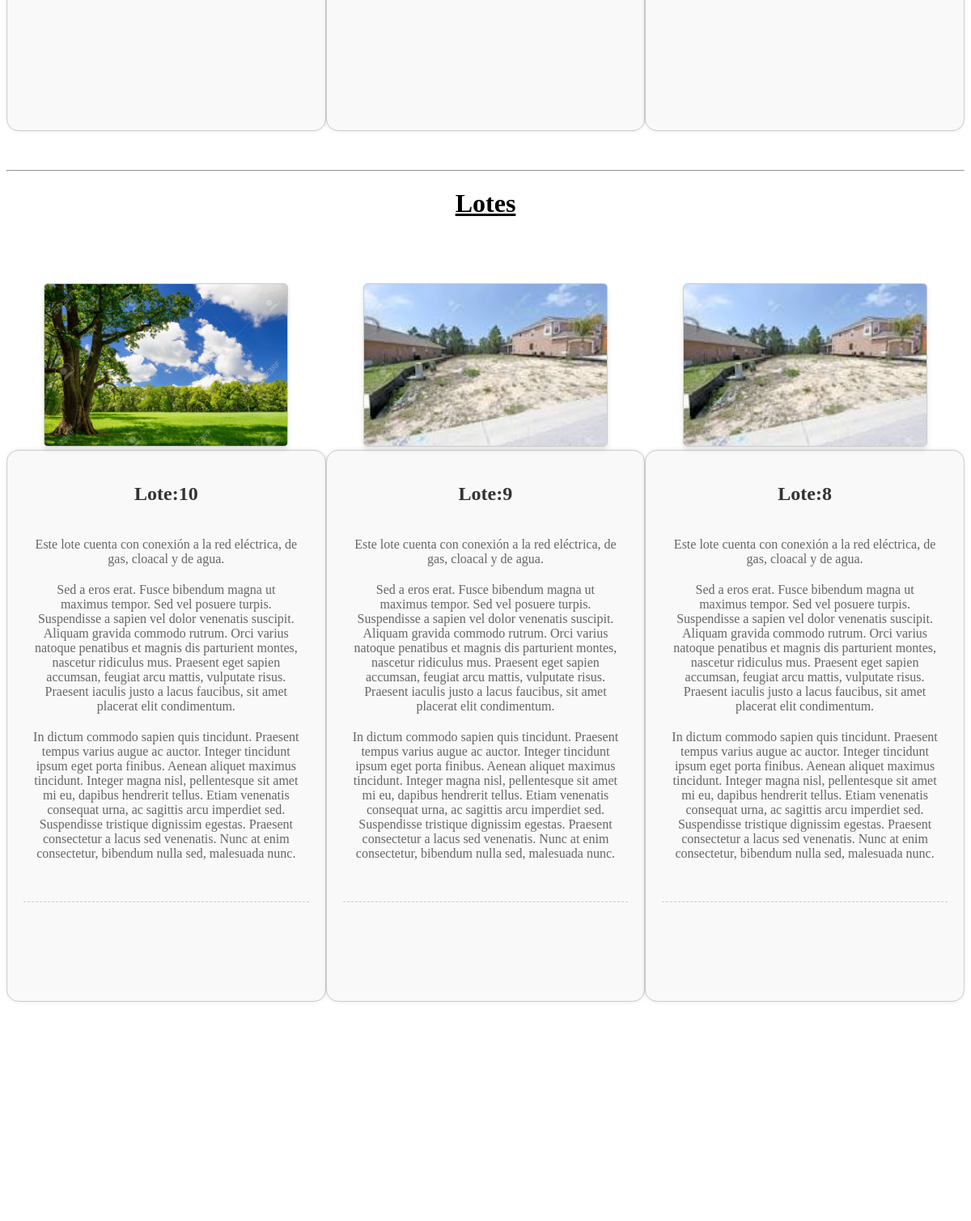
/home/ (middle part), run on an earlier commit of the app's database.
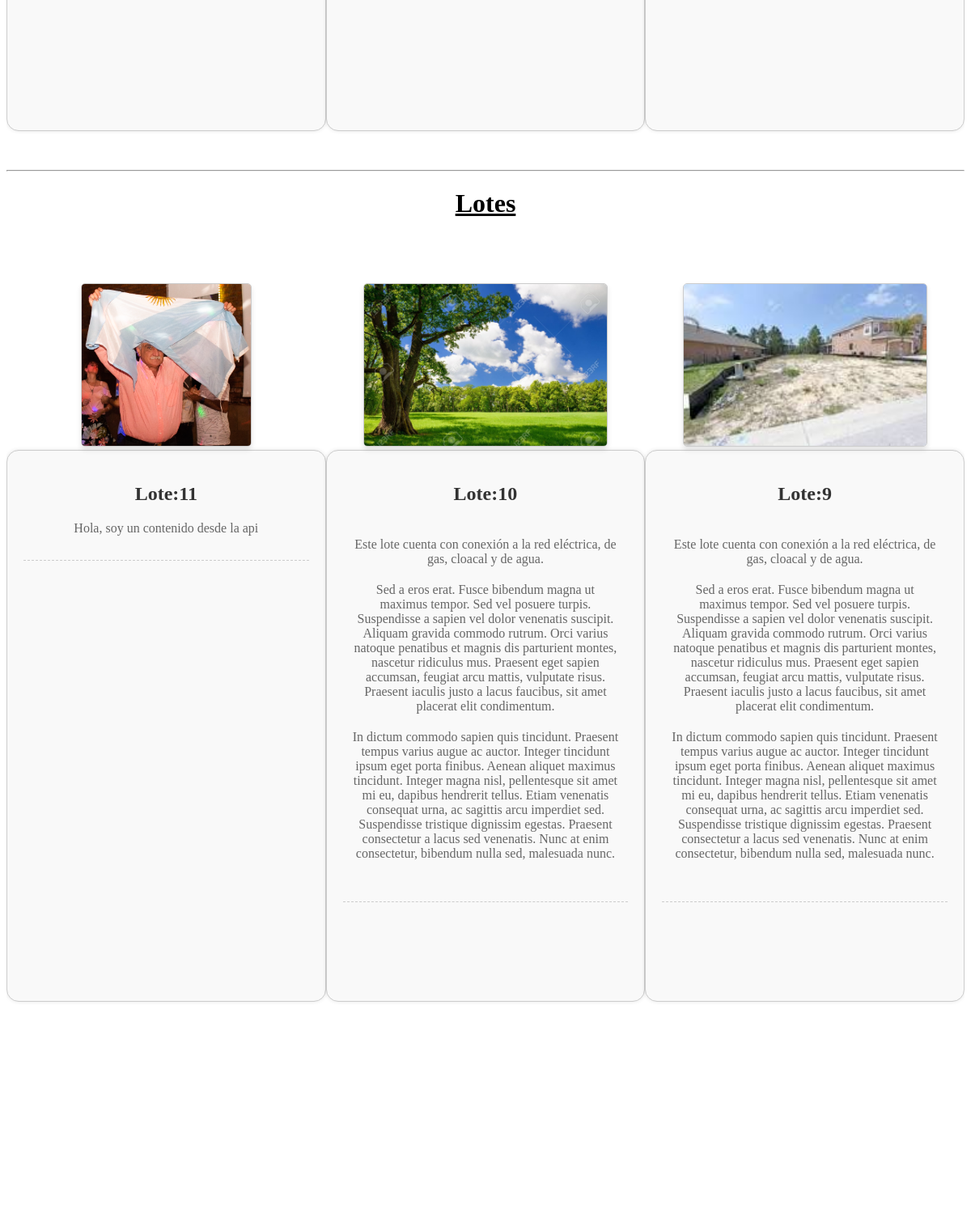
And on a later commit of the database.
### Loteos/models.py (models this page shows, shortened)
class Lote (models.Model):
        id_lote = models.IntegerField(
        primary_key=True,
        validators=[MaxValueValidator(limit_value=102)],
        verbose_name="id_lote"
    )
        content=RichTextField (verbose_name="Contenido")
        price=models.IntegerField(verbose_name="Precio", default=0)
        image= models.ImageField(default='Null' , verbose_name="Imagen",upload_to='loteos' )
        user = models.ForeignKey(User,editable=True, verbose_name="Usuario" , on_delete=models.CASCADE)
        public= models.BooleanField(verbose_name="Publicado?")
        created_at = models.DateTimeField(auto_now_add=True , verbose_name="Creado el")
        updated_at = models.DateTimeField(auto_now=True , verbose_name="Editado el")
        class Meta:
            verbose_name = 'Lote'
            verbose_name_plural = 'Lotes'
            ordering = ['-created_at']

### Home/views.py (the view)
# urls.py: 2. Add a URL to urlpatterns:  path('', views.home, name='home')
def home (request):
    obras=Obra.objects.all()
    paginacion=Paginator(obras,3)
    page = request.GET.get('page')
    page_obras= paginacion.get_page(page)
    lotes=Lote.objects.all()
    paginacion=Paginator(lotes,3)
    page = request.GET.get('page')
    page_lotes= paginacion.get_page(page)
    return render(request, "home.html",{
        'title':'Innovación que Construye Futuros',
        'obras':page_obras,
        'lotes': page_lotes
    })

### Obras/models.py (called while the page is built)
    def __str__(self):
        return self.name

### Home/templates/home.html (shortened to what this page needs)
{% extends 'layouts.html' %}
{% load static %}
{% block content%}
    <article class="obras_home">
    {% for obra in obras %}
    {% if obra.public == True %}
        <article class="obra-item">
            <div class="data">
            </div>
        </article>
    {% endif %}
    {% endfor %}
</article>
<hr class="separador">
<h1 class="titulo_articulos">Lotes</h1>
<article class="lotes_home">
        {% for lote in lotes %}
        {% if lote.public == True%}
            <article class="lote-item">
                {% if lote.image.url %}
                    <div class="image">
                        <img src="{{ lote.image.url }}" alt="Imagen">
                    </div>
                {% endif %}
                <div class="data">
                    <h2>Lote:{{ lote.id_lote }}</h2>
                    <p>{{ lote.content | safe }}</p>
                    <hr class="separador">
                </div>
            </article>
        {% endif %}
    {% endfor %}
    </article>
{% endblock%}

### Home/templates/layouts.html (shortened to what this page needs)
<!DOCTYPE html>
<html>
<head>
    {% load static %}
    <link rel="stylesheet" type="text/css" href="{% static 'css/styles.css' %}">
    <link href="https://cdn.jsdelivr.net/npm/remixicon@2.5.0/fonts/remixicon.css" rel="stylesheet">
</head>
<body>
<div class="white-block">
    {% block content%}
    {% endblock %}
</div>
</body>
</html>

### Home/static/css/styles.css (style rules this page uses)
.data { background-color: #f9f9f9; border: 1px solid #ccc; border-radius: 15px; padding: 20px; margin-bottom: 20px; box-shadow: 0px 0px 5px rgba(0, 0, 0, 0.1); height: 80vh; }
.data h2 { font-size: 24px; margin-bottom: 10px; color: #333; }
.data p { font-size: 16px; margin-bottom: 10px; color: #666; }
.data hr.separador { margin: 20px 0; border: none; border-top: 1px dashed #ccc; }
.data { border: 1px solid #ccc; border-radius: 15px; padding: 20px; margin-bottom: 20px; box-shadow: 0px 0px 5px rgba(0, 0, 0, 0.1); }
.data p { background-color: #f9f9f9; padding: 10px; margin: 0; }
.white-block { background-color: rgb(255, 255, 255); padding-bottom: 2000px; }
.obra-item { max-width: 33.33%; margin: 0 auto; margin-bottom: 20px; text-align: center; box-sizing: border-box; float: left; width: 33.33%; }
.obras_home { width: 100%; overflow: hidden; }
.separador { color: #1B1E1F; }
.titulo_articulos { text-align:center; font-size:xx-large; text-decoration: underline; margin-bottom: 80px; }
.lote-item { max-width: 33.33%; margin: 0 auto; margin-bottom: 20px; text-align: center; box-sizing: border-box; float: left; width: 33.33%; }
.lote-item .image { display: inline-block; }
.lote-item img { width: auto; height: 200px; border: 1px solid #ccc; box-shadow: 0 4px 6px rgba(0, 0, 0, 0.1); border-radius: 5px; }
.lotes_home { width: 100%; overflow: hidden; }
.lote-item p { background-color: #f9f9f9; padding: 10px; margin: 0; }

What changed in the data, as far as the page shows it:
no longer on this page (row unchanged): Lote: image (picture), id_lote "8", content "Este lote cuenta con conexión a la red eléctrica, de gas, cloacal y de agua. Sed a eros erat. Fusce bibendum magna ut maximus tempor. Sed vel posuere turpis. Suspendisse a sapien vel dolor venenatis suscipit. Aliquam gravida commodo rutrum. Orci varius natoque penatibus et magnis dis parturient montes, nascetur ridiculus mus. Praesent eget sapien accumsan, feugiat arcu mattis, vulputate risus. Praesent iaculis justo a lacus faucibus, sit amet placerat elit condimentum. In dictum commodo sapien quis tincidunt. Praesent tempus varius augue ac auctor. Integer tincidunt ipsum eget porta finibus. Aenean aliquet maximus tincidunt. Integer magna nisl, pellentesque sit amet mi eu, dapibus hendrerit…"
added Lote: image (picture), id_lote "11", content "Hola, soy un contenido desde la api"
